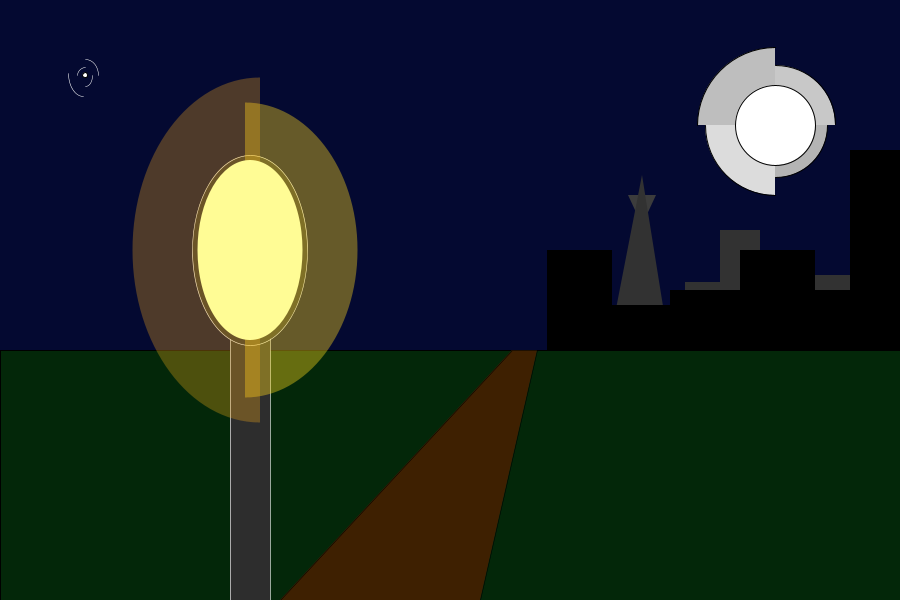
Frame 1 (no input)
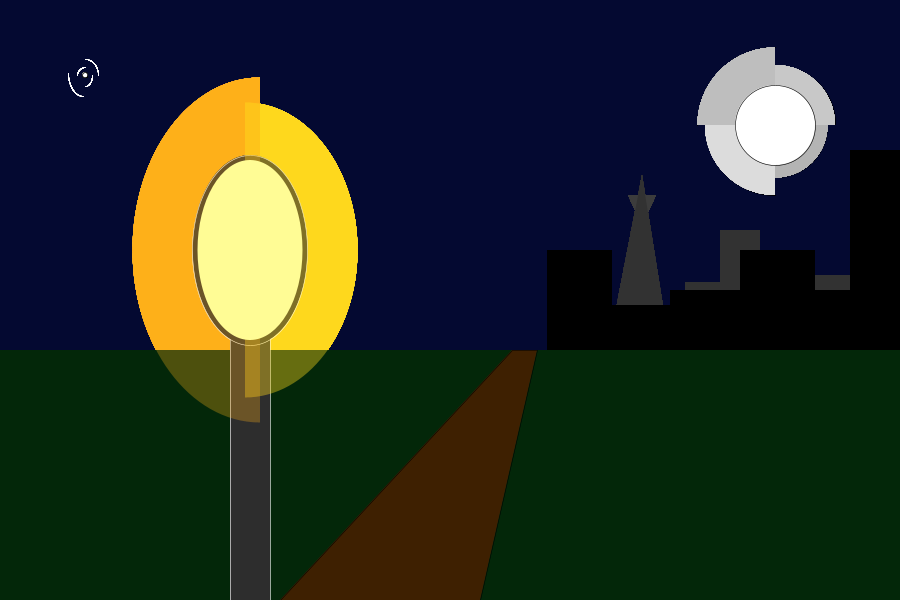
Frame 60 (the mouse pressed at the canvas centre just before this capture)
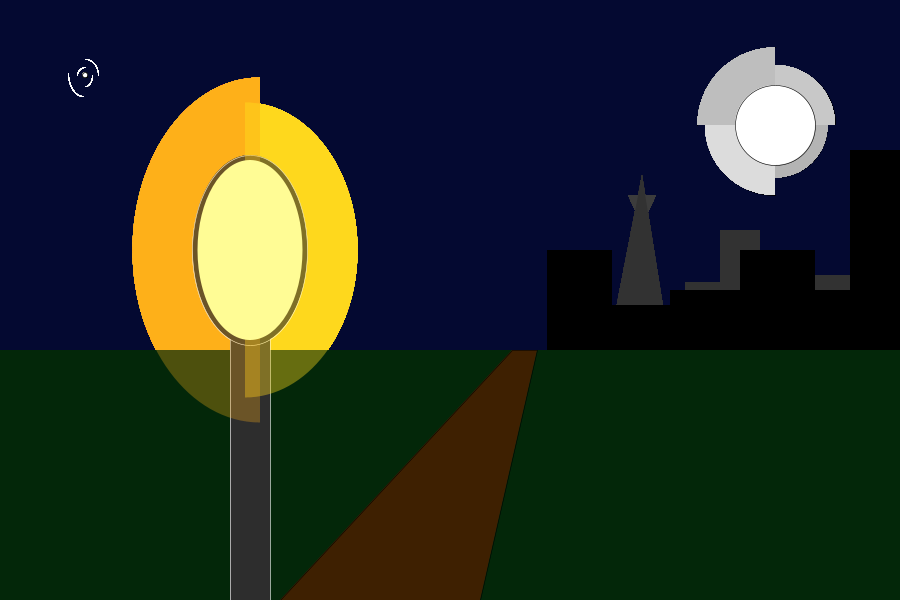
Frame 120 (the mouse held since frame 60 and released just before this capture)

The Processing sketch that drew these frames (run headless with seeded random() and noise(); from frame 60 on, the mouse is pressed at the canvas centre):

// Processing sketch: processing_109468
// ── processing_109468.pde

void setup()
{
  size(900,600);
  background(4,9,49);
}
 
void draw()
{
  // Ground
  fill(3,39,9);
  rect(0,350,900,250);
  // Moon Glow 1 (code sourced from http://processingjs.org/reference/arc_/)
  fill(200);
  arc(775,125,120,120,TWO_PI-PI/2,TWO_PI);
  // Moon Glow 2 (code sourced from http://processingjs.org/reference/arc_/)
  fill(220);
  arc(775,125,140,140,PI/2, PI);
  // Moon Glow 3 (code sourced from http://processingjs.org/reference/arc_/)
  fill(180);
  arc(775,125,105,105,0,PI/2);
  // Moon Glow 4 (code sourced from http://processingjs.org/reference/arc_/)
  fill(190);
  arc(775,125,155,155,PI, TWO_PI-PI/2);
  // Moon
  stroke(0);
  fill(255);
  ellipse(775,125,80,80);
  // Stars
  ellipse(85,75,5,5);
  noFill();
  stroke(255);
  strokeWeight(.5);
  arc(85,75,15,22,0,PI/2);
  arc(85,75,15,15,PI,TWO_PI-PI/2);
  arc(85,75,27,32,TWO_PI-PI/2,TWO_PI);
  arc(83,73,30,46,PI/2,PI);
  
  // Dirt Path
  stroke(0);
  fill(62,32,1);
  quad(512,350,537,350,480,600,280,600);
  //Lamp Post
  stroke(255);
  strokeWeight(.6);
  fill(45);
  rect(230,320,40,280);
  //Lamp Post Top
  fill(45);
  ellipse(250,250,115,190);
  // Lamp Middle Glow
  noStroke();
  fill(255,217,29,100);
  arc(245,250,225,295,TWO_PI-PI/2,TWO_PI);
  arc(245,250,225,295,0,PI/2);
  // Lamp Outer Glow
  fill(255,178,23,75);
  arc(260,250,255,345,PI/2,TWO_PI-PI/2);
  // Lamp Inner Glow
  fill(255,252,149);
  ellipse(250,250,105,180);
  // Background Buildings
  fill(60);
  triangle(628,195,656,195,642,225);
  fill(50);
  triangle(642,175,670,350,608,350);
  rect(720,230,40,120);
  rect(815,275,40,50);
  rect(685,282,35,20);
  // Foregroud buildings
  fill(0);
  rect(547,250,65,100);
  rect(670,290,200,60);
  rect(740,250,75,100);
  rect(612,305,100,45);
  rect(850,150,50,200);
  
}
